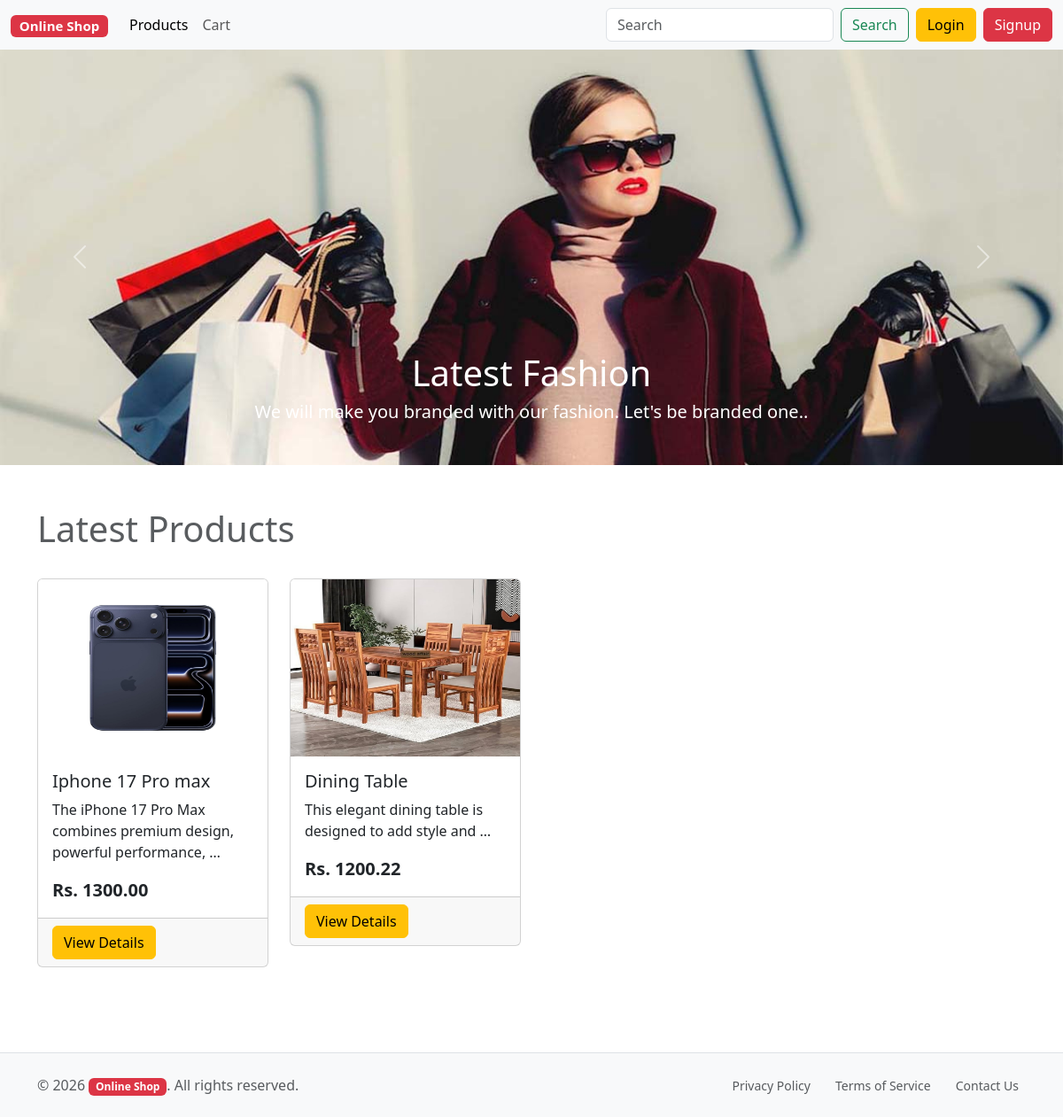
The page / on the database its author committed.
### product/models.py (models this page shows, shortened)
class Product(models.Model):
    product_name = models.CharField(max_length=100)
    product_description = models.TextField()
    product_price = models.DecimalField(max_digits=6, decimal_places=2)
    in_stock = models.BooleanField(default=True)
    category = models.ForeignKey(to=Category, on_delete=models.CASCADE,related_name="product")
    image = models.ImageField(upload_to='products')

### userpage/views.py (the view)
# urls.py: path('',views.homepage, name="homepage"),
def homepage(request):
    products = Product.objects.all().order_by("-id")[:8]
    return render(request, "userpage/homepage.html", {
        "products": products
    })

### userpage/templates/userpage/homepage.html (shortened to what this page needs)
<!doctype html>
{% extends 'user_base.html' %}
{% load static %}
{% block main_content %}
    {% include 'userpage/includes/carousel.html' %}
    <div class="container my-5">
        <h1 class="text-muted">Latest Products</h1>
        <div class="row row-cols-1 row-cols-md-4 g-4 my-2">
            {% for product in products%}
            <div class="col">
                    <div class="card">
                    <img src="{{product.image.url}}" class="card-img-top" alt="{{product.product_name}}" height="200" width="200">
                    <div class="card-body">
                        <h5 class="card-title">{{product.product_name}}</h5>
                        <p class="card-text">{{product.product_description|truncatewords:10}}</p>
                        <p class="card-text fs-5 fw-bold">Rs. {{product.product_price}}</p>
                    </div>
                    <div class="card-footer">
                        <a href="#" class="btn btn-warning">View Details</a>
                    </div>
                    </div>
                </div>
                {% endfor %}
             </div>
    </div>
{% endblock %}

### rows shown on the page
Product: image (picture), product_name "Iphone 17 Pro max", product_description "The iPhone 17 Pro Max combines premium design, powerful performance, …", product_price "1300.00"
Product: image (picture), product_name "Dining Table", product_description "This elegant dining table is designed to add style and …", product_price "1200.22"
